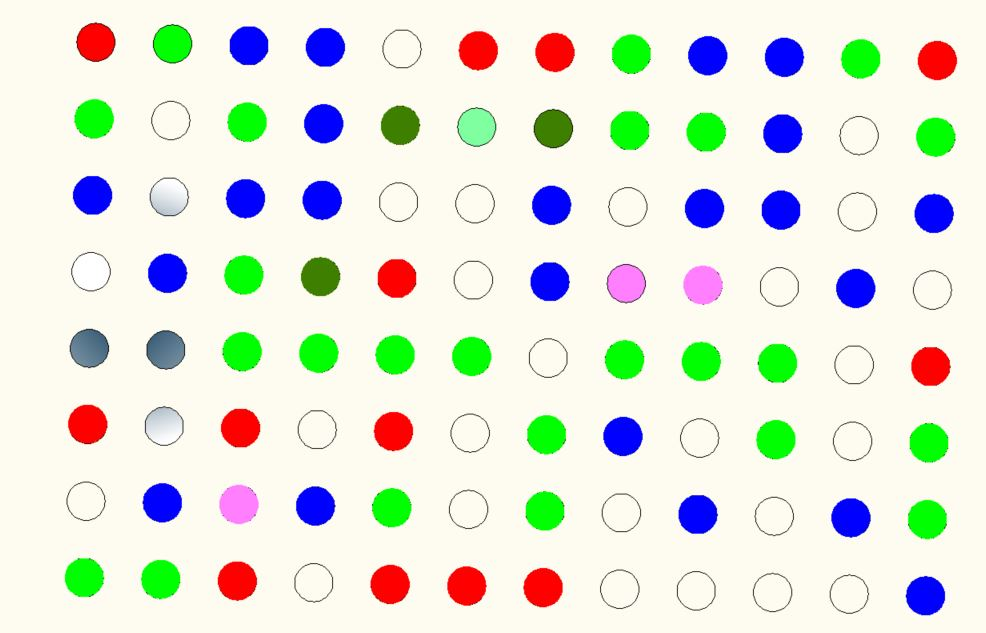
#> input picture ImageProcessing/Wells5r3.jpg, 986 x 633 px, found by its file name
$ python Register.py
#> lines starting #> are read from the running program, lines starting #| are printed output that depends on the picture; after the words box and inside, x2 and y2 are one past the last pixel; in counts of white or black regions, pixels touching at a corner belong together
# -*- coding: utf-8 -*-
"""
@author: Marios Theodorou
"""
# This program imports an image of a well plate and aligns it to a stadard grid.
# This is the first stage for image analysis, done in other modules with the image exported from this module
# The analysis uses the HoughCircles function to identify circles on the image. This is not able to identify all the circles accurately, so further processing is needed.
# It usually finds about half of those on the standard plate. Using the mean circle diameter of those found, the image is resized to an initial size closer to the grid.
# The standard grid based on geometric measurement of the wells is created as a matrix in Python. The circles found by the HoughCircles are then mapped to the closest ones on the grid.
# A Singular Value Decomposition (SVD) method is then used to determine the angle that the image needs to be rotated.
# This replaced the original bilinear mapping method which determined the rotation angle. SVD is more accurate and much faster.
# The image is then rotated. It is then resized based on the mean distance from the one to the other end of circles - this minimises the error and eliminates the need for loops.
# It is finally translated based on the mean of the error between the circles found and those on the grid.
# The final part creates a binary mask with ones where the circles are. This extracts the circle images.
# A second mask places bounding boxes around each cirlce and extracts separate pictures for each box into a matrix extractMontage
# extractMontage: structure x,y,3,nWells where xy is the size of the indiviual image for each well, 3 dimensions for RGB and nWells for the number of wells on the plate.


import matplotlib.pyplot as plt
import numpy as np
import cv2
import math
import scipy.io as sio

# IMPORT PICTURE then convert to RGB - Python imports to BGR
img = cv2.imread('Wells5r3.JPG')
#> img is the input picture: shape (633, 986, 3); mean B, G, R 220.3, 231.7, 227.9
imgRGB = cv2.cvtColor(img, cv2.COLOR_BGR2RGB)
# img = cv2.imread('Well6r.JPG')

# RESCALE TO 1600X image0
scale_0 = 1600/imgRGB.shape[1] # percent of original size
width0 = int(imgRGB.shape[1] * scale_0)
height0 = int(imgRGB.shape[0] * scale_0)
dim0 = (width0, height0)
 # resize image
image0 = cv2.resize(imgRGB, dim0, interpolation = cv2.INTER_AREA)

# IDENTIFY CIRCLES - first need to convert to grey
gray0 = cv2.cvtColor(image0, cv2.COLOR_RGB2GRAY)
# gray=cv2.medianBlur(gray, 5);
rows = gray0.shape[0]
circles0 = cv2.HoughCircles(gray0, cv2.HOUGH_GRADIENT, 1, rows / 8, param1=100, param2=20, minRadius=15, maxRadius=40)
#> circles0 = 48 rows, first 8: [1142.5, 337.5, 31.5], [260.5, 939.5, 31.7], [1388.5, 467.5, 31.4], [1377.5, 963.5, 32.3], [508.5, 944.5, 31.9], [1272.5, 92.5, 31.3], [1520.5, 97.5, 31.3], [1393.5, 219.5, 29.5]
# The matrix contains the circle location x, y found and their radii
circles0mean=np.mean(circles0[:,:,2])
#> circles0mean = 30.12

# RESIZED BASED ON CIRCLE DIAMETER, to get close to standard plate image01
# Resize to 4.5mm diameter = circle_size pixels
circle_radius=36; # suggest use multiple of 9
scale_01=circle_radius/circles0mean;
#> scale_01 = 1.2
width01 = int(image0.shape[1] * scale_01)
#> width01 = 1912
height01 = int(image0.shape[0] * scale_01)
#> height01 = 1227
dim01 = (width01, height01)
#> dim01 = (1912, 1227)
# resize image
image01 = cv2.resize(image0, dim01, interpolation = cv2.INTER_AREA)

# FIND CIRCLES on image01
gray01 = cv2.cvtColor(image01, cv2.COLOR_RGB2GRAY)
rows = gray01.shape[0]
circles01 = cv2.HoughCircles(gray01, cv2.HOUGH_GRADIENT, 1, rows / 8, param1=100, param2=20, minRadius=25, maxRadius=50)
#> circles01 = 48 rows, first 8: [1201.5, 1141.5, 38.5], [756.5, 1132.5, 37.7], [1065.5, 545.5, 37.9], [627.5, 239.5, 37.7], [914.5, 690.5, 37.9], [1817.5, 116.5, 37.9], [179.5, 378.5, 37.7], [1500.5, 1000.5, 38.3]
circles01mean=np.mean(circles01[:,:,2])
#> circles01mean = 38.01
circles01Found=circles01.shape[1]

# SHOW CIRCLES FOUND ON IMAGE - these are plotted on a TEMP copy of the image
imageTemp= np.copy(image01)

if circles01 is not None:
    circles = np.uint16(np.around(circles01, 0))
#> circles = 48 rows, first 8: [1202, 1142, 38], [756, 1132, 38], [1066, 546, 38], [628, 240, 38], [914, 690, 38], [1818, 116, 38], [180, 378, 38], [1500, 1000, 38]
    for i in circles[0, :]:
        center = (i[0], i[1])
        # circle center
        cv2.circle(imageTemp, center, 1, (0, 100, 100), 5)
        # cv2.circle(image, center_coordinates, radius, color, thickness)
        # circle outline
        radius = i[2]
        cv2.circle(imageTemp, center, radius, (0, 0, 255), 3)
#> this loop made 48 passes
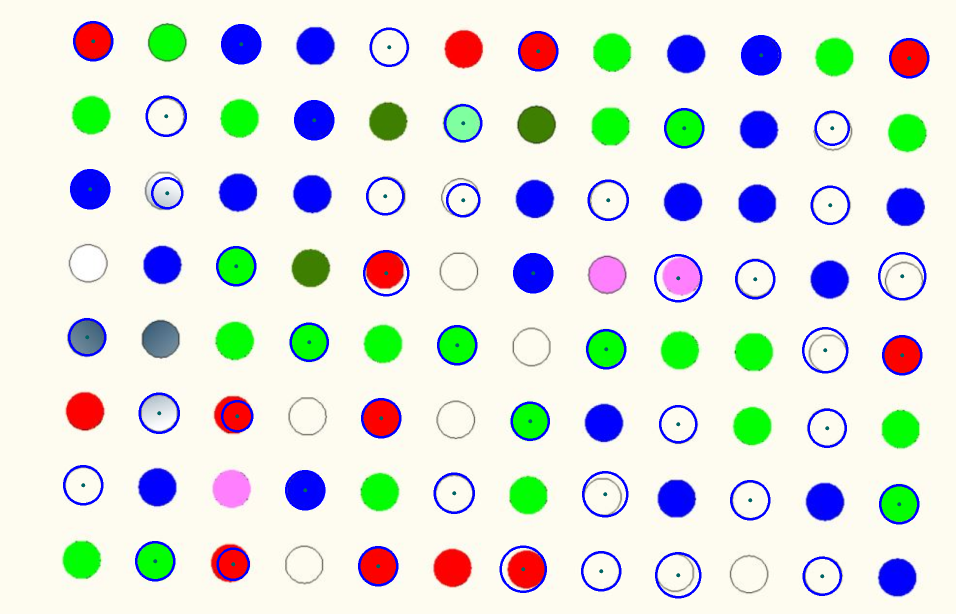
#> imageTemp: shape (1227, 1912, 3) (shown at 1/2 size); mean R, G, B 223, 227, 222.2

# RESIZE BASED ON VERTICAL DISTANCE BETWEEN FIRST AND LAST ROW image1
# Identify spacing first
lowerV=0
countL=0
upperV=0
countU=0
for i in range(circles01Found-1):
    lower=np.amin(circles01[:,:,1])//(circle_radius*4)
    upper=np.amax(circles01[:,:,1])//(circle_radius*4)
    if (circles01[:,i,1])//(circle_radius*4)==lower:
        lowerV=lowerV+circles01[:,i,1]
        countL=countL+1
    if (circles01[:,i,1])//(circle_radius*4)==upper:
        upperV=upperV+circles01[:,i,1]
        countU=countU+1
#> this loop made 47 passes
#> upperV on passes 1, 2, 28, 29, 39, 45: [1141.5], [2274], [3396.5], [4548], [5698.5], [6836]
#> after the loop, countL = 6; countU = 6
meanSpacing=(upperV/countU-lowerV/countL)/(upper-lower)
#> meanSpacing = [148.7]
# RESCALE
scale_1 =  np.mean(circle_radius*4/meanSpacing)  # percent of original size
#> scale_1 = 0.969
width1 = int(image01.shape[1] * scale_1)
#> width1 = 1851
height1 = int(image01.shape[0] * scale_1)
#> height1 = 1188
dim1 = (width1, height1)
#> dim1 = (1851, 1188)
 # resize image
if scale_1<1.05 and scale_1>0.95:  #Do not rescale if scaling is too extreme
    image1 = cv2.resize(image01, dim1, interpolation = cv2.INTER_AREA)

# FIND CIRCLES on image1
gray1 = cv2.cvtColor(image1, cv2.COLOR_RGB2GRAY)
rows = gray1.shape[0]
circles1 = cv2.HoughCircles(gray1, cv2.HOUGH_GRADIENT, 1, rows / 8, param1=100, param2=20, minRadius=25, maxRadius=50)
#> circles1 = 48 rows, first 8: [754.5, 91.5, 37.3], [176.5, 222.5, 36.6], [888.5, 525.5, 37.2], [1184.5, 101.5, 36.4], [1022.5, 958.5, 36.6], [314.5, 512.5, 36.6], [604.5, 375.5, 36.3], [1459.5, 681.5, 36.9]
circles1mean=np.mean(circles1[:,:,2])
#> circles1mean = 36.61
circles1Found=circles1.shape[1]


# PART B: CREATE A STANDARD TEMPLATE AND MATCH CIRCLES TO THAT
# Create a standard template
plateSize=[12, 8]
n1=plateSize[0]
n2=plateSize[1]
nWells=n1*n2
centerwells=np.zeros((2,nWells),dtype=int)
radiiWells = np.zeros((1,nWells),dtype=int)
# Positions it on top left corner based on the most left and top coordinates
centerwells[0,0]=np.around(np.amin(circles1[:,:,0]))
centerwells[1,0]=np.around(np.amin(circles1[:,:,1]))

# Construct circles : spacing between = diameter
k=0
for m in range(n2):
    for n in range(n1):
        centerwells[0,k]= centerwells[0,0]+(n)*circle_radius*4;
        centerwells[1,k]= centerwells[1,0]+(m)*circle_radius*4;
        radiiWells[0,k] = circle_radius
        center=(centerwells[0,k],centerwells[1,k])
        cv2.circle(imageTemp, center, circle_radius, (0, 0, 255), 3)
        k=k+1;
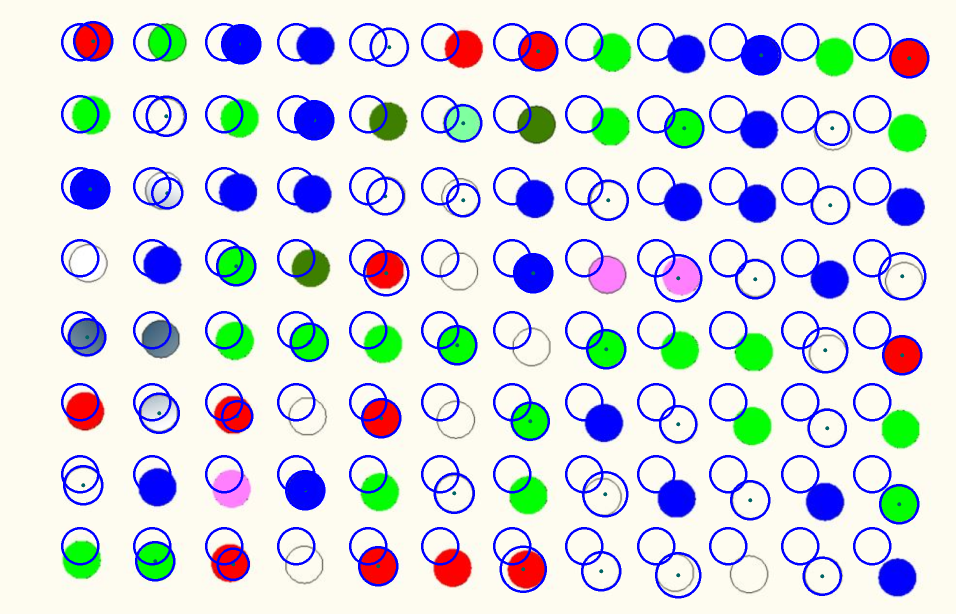
#> imageTemp: shape (1227, 1912, 3) (shown at 1/2 size); 4.44% of pixels changed, all inside (x1, y1, x2, y2) = (122, 46, 1783, 1131)
#> after the loop, k = 96

# Apply Singular Value Decomposition to determine Rotation and Translation matrices
# Starting matrix: circles1 without radii, create matrix to nearest Wells :centers_circles1 , matrixNearestWells
centers_circles1=np.empty((2, circles1Found))
centers_circles1[0,:]=circles1[:,:,0]
centers_circles1[1,:]=circles1[:,:,1]

# match circles found to wells
error=np.ones(circles1Found)*circle_radius*4;
shiftY=np.empty_like(error);
shiftX=np.empty_like(error);
matrixNearestWells=np.empty_like(centers_circles1)

for n in range(circles1Found):
    for k in range(nWells):   # 1-96
        errorNew=(((centerwells[(0,k)])-centers_circles1[(0,n)])**2+((centerwells[(1,k)])-centers_circles1[(1,n)])**2)**0.5;
        if errorNew<error[n]:
            error[n]=errorNew;
            shiftX[(n)]=centerwells[(0,k)]-centers_circles1[(0,n)];
            shiftY[(n)]=centerwells[(1,k)]-centers_circles1[(1,n)];
            matrixNearestWells[0,n]=centerwells[(0,k)]
            matrixNearestWells[1,n]=centerwells[(1,k)]
#> after the loop, error = 48 values, max 37.42 at index 45, min 2.12 at index 30, mean 16.17; shiftX = 48 values, max 7.5 at index 26, min -19.5 at index 27, mean -6.44; shiftY = 48 values, max 16.5 at index 39, min -34.5 at index 45, mean -9.75
er1= centers_circles1 - matrixNearestWells
meanSquareError1=[ (np.mean((er1[0,:])**2))**0.5, (np.mean((er1[1,:])**2))**0.5]  # Euclidian distance to nearest well
#> meanSquareError1 = [9.88, 15.08]

cc1=np.copy(centers_circles1)
cc1[0,:]=centers_circles1[0,:]-np.mean(er1[0,:])   #Removes the mean translation error to check improvement with translation only
cc1[1,:]=centers_circles1[1,:]-np.mean(er1[1,:])

er1r= cc1 - matrixNearestWells
meanSquareError1r=[ (np.mean((er1r[0,:])**2))**0.5, (np.mean((er1r[1,:])**2))**0.5]
#> meanSquareError1r = [7.49, 11.5]

# CREATE MATRICES FOR SVD - subtract data centroid from circle centres and wells
cc1_c=np.empty_like(cc1)
cc1_c[0,:]=centers_circles1[0,:]-np.mean(centers_circles1[0,:])
cc1_c[1,:]=centers_circles1[1,:]-np.mean(centers_circles1[1,:])

mnw_c=np.empty_like(matrixNearestWells)
mnw_c[0,:]=matrixNearestWells[0,:]-np.mean(matrixNearestWells[0,:])
mnw_c[1,:]=matrixNearestWells[1,:]-np.mean(matrixNearestWells[1,:])

kM=(np.matmul(cc1_c, mnw_c.T))   # CORRELATION MATRIX

kMsvd=np.linalg.svd(kM, full_matrices=True, compute_uv=True, hermitian=False)  # SINGULAR VALUE DECOMPOSITION
# Rotation and translation matrices
rot=np.matmul(kMsvd[0],kMsvd[2])
rotAngle=math.asin(rot[1,0])*360/2/math.pi
trans=[np.mean(matrixNearestWells[0,:]),np.mean(matrixNearestWells[1,:])]-np.matmul(rot, [np.mean(centers_circles1[0,:]),np.mean(centers_circles1[1,:])])
#> trans = [6.73, -30.41]

# ROTATE THE IMAGE
rows,cols, col = image1.shape[:]
rotMcv2 = cv2.getRotationMatrix2D((cols/2,rows/2),rotAngle,1)
#> rotMcv2 = [[1, 0.0214, -12.52], [-0.0214, 1, 19.98]]
# rotation_matrix = cv2.getRotationMatrix2D((image_center_x, image_center_y), -angle, 1)
imgRGBrot = cv2.warpAffine(image1,rotMcv2,(cols,rows))

# RESCALE
scale_2=1.0  #  0.998726  This part is used to check improvements when testing the code. Translation was estimated offline and added here.
width2 = int(imgRGBrot.shape[1] * scale_2)
height2 = int(imgRGBrot.shape[0] * scale_2)
dim2 = (width2, height2)
# resize image
imgRGBrotResized = cv2.resize(imgRGBrot, dim2, interpolation = cv2.INTER_AREA)

# FIND CIRCLES ON NEW IMAGE
gray2 = cv2.cvtColor(imgRGBrotResized, cv2.COLOR_RGB2GRAY)
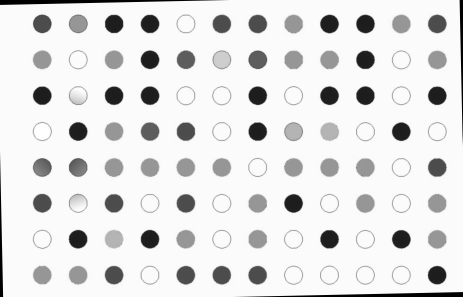
#> gray2: shape (1188, 1851) (shown at 1/4 size); min 0, max 255, mean 226.2
rows = gray2.shape[0]
circles2 = cv2.HoughCircles(gray2, cv2.HOUGH_GRADIENT, 1, rows / 8, param1=100, param2=20, minRadius=25, maxRadius=50)
#> circles2 = 49 rows, first 8: [1461.5, 95.5, 36.6], [1604.5, 239.5, 37.1], [743.5, 382.5, 37.3], [1317.5, 382.5, 36.3], [168.5, 812.5, 36.6], [886.5, 1100.5, 36.6], [312.5, 669.5, 36.9], [455.5, 812.5, 36.4]
circles2mean=np.mean(circles2[:,:,2])
#> circles2mean = 36.45
circles2Found=circles2.shape[1]

# Starting matrix: circles2 without radii, create matrix to nearest Wells :centers_circles1 , matrixNearestWells
centers_circles2=np.empty((2, circles2Found))
centers_circles2[0,:]=circles2[:,:,0]
centers_circles2[1,:]=circles2[:,:,1]

error2=np.ones(circles2Found)*circle_radius*4;
shiftY2=np.empty_like(error2);
shiftX2=np.empty_like(error2);
matrixNearestWells2=np.empty_like(centers_circles2)

for n in range(circles2Found):
      for k in range(nWells):   # 1-96
        errorNew2=(((centerwells[(0,k)])-centers_circles2[(0,n)])**2+((centerwells[(1,k)])-centers_circles2[(1,n)])**2)**0.5;
        if errorNew2<error2[n]:
            error2[n]=errorNew2;
            shiftX2[(n)]=centerwells[(0,k)]-centers_circles2[(0,n)];
            shiftY2[(n)]=centerwells[(1,k)]-centers_circles2[(1,n)];
            matrixNearestWells2[0,n]=centerwells[(0,k)]
            matrixNearestWells2[1,n]=centerwells[(1,k)]
#> after the loop, error2 = 49 values, max 15.95 at index 46, min 5.52 at index 48, mean 11.85; shiftX2 = 49 values, max -0.5 at index 40, min -12.5 at index 37, mean -6.48; shiftY2 = 49 values, max -1.5 at index 39, min -13.5 at index 38, mean -9.56
er2= centers_circles2 - matrixNearestWells2
meanSquareError2=[ (np.mean((er2[0,:])**2))**0.5, (np.mean((er2[1,:])**2))**0.5]
#> meanSquareError2 = [7, 9.83]

cc2=np.copy(centers_circles2)
cc2[0,:]=centers_circles2[0,:]-np.mean(er2[0,:])
cc2[1,:]=centers_circles2[1,:]-np.mean(er2[1,:])

er2r= cc2 - matrixNearestWells2
meanSquareError2r=[ (np.mean((er2r[0,:])**2))**0.5, (np.mean((er2r[1,:])**2))**0.5]
#> meanSquareError2r = [2.66, 2.26]

# TRANSLATE THE IMAGE based on er2
rows1,cols1, col = imgRGBrotResized.shape[:]
# transMcv2=np.empty_like(rotMcv2)
xt=-np.mean(er2[0,:])
#> xt = -6.48
yt=-np.mean(er2[1,:])
#> yt = -9.56
transMcv2=np.array(([1.0,0.0,xt],[0.0,1.0,yt]))
#> transMcv2 = [[1, 0, -6.48], [0, 1, -9.56]]
# img_translation = cv2.warpAffine(image, T, (width, height))
imgRGBrotResizedTrans = cv2.warpAffine(imgRGBrotResized,transMcv2,(cols1,rows1))

# SHOW CIRCLES FOUND ON IMAGE
imageTemp2= np.copy(imgRGBrotResizedTrans)

for i in range(nWells):
    center2 = (centerwells[0,i], centerwells[1,i])
    # circle center
    cv2.circle(imageTemp2, center, 1, (0, 100, 100), 5)
    # cv2.circle(image, center_coordinates, radius, color, thickness)
    # circle outline
    radius2 = circle_radius
    cv2.circle(imageTemp2, center2, radius2, (0, 0, 255), 3)
#> this loop made 96 passes
#> center2 on passes 1 to 8: (160, 84), (304, 84), (448, 84), (592, 84), (736, 84), (880, 84), (1024, 84), (1168, 84)
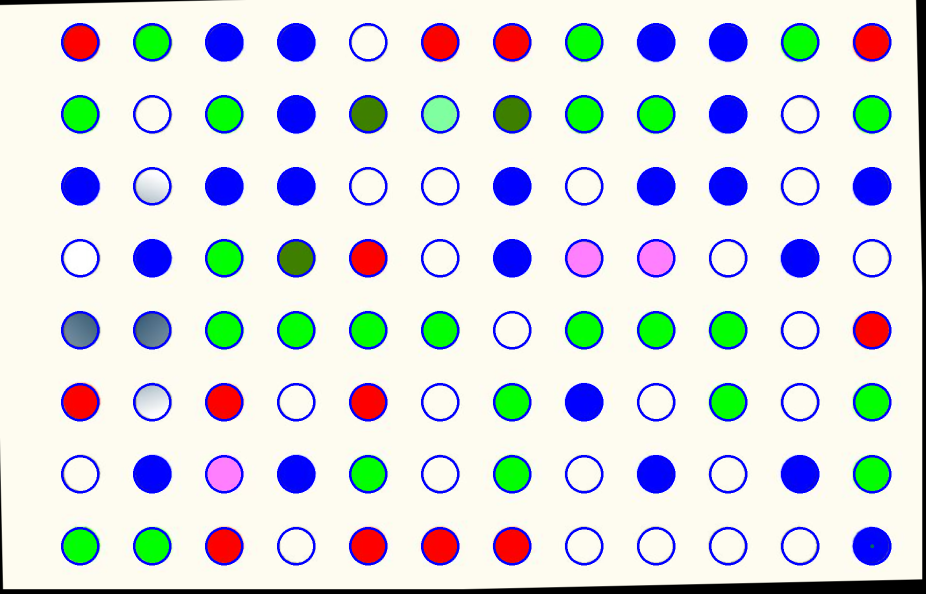
#> imageTemp2: shape (1188, 1851, 3) (shown at 1/2 size); mean R, G, B 215.6, 218.7, 220.5

plt.imshow(image01)
plt.show()
# plt.imshow(gray01)
# plt.show()
plt.imshow(imageTemp)
plt.show()
plt.imshow(imgRGBrotResized)
plt.show()
plt.imshow(imageTemp2)
plt.show()

# EXTRACT THE PICTURES FROM THE IMAGE
# Create a mesh grid with the image size
[ygrid,xgrid]=np.meshgrid(range(rows1), range(cols1),sparse=False, indexing='ij')
# For each circle, create a binary mask with the size of the image with 1s only where the circle is. Use this to extract the circle
mask1=np.empty_like(xgrid)
maskT=xgrid*0
for i in range(nWells):
    mask1 = ((xgrid-centerwells[0,i])**2 + (ygrid-centerwells[1,i])**2) <= circle_radius**2
    maskT = np.add(maskT,mask1)  #  This accumulates all the circles in maskT
#> this loop made 96 passes
#> pass 1, `mask1 = ((xgrid-centerwells[0,i])**2 + (ygrid-centerwells[1,i])**2) <=..`:
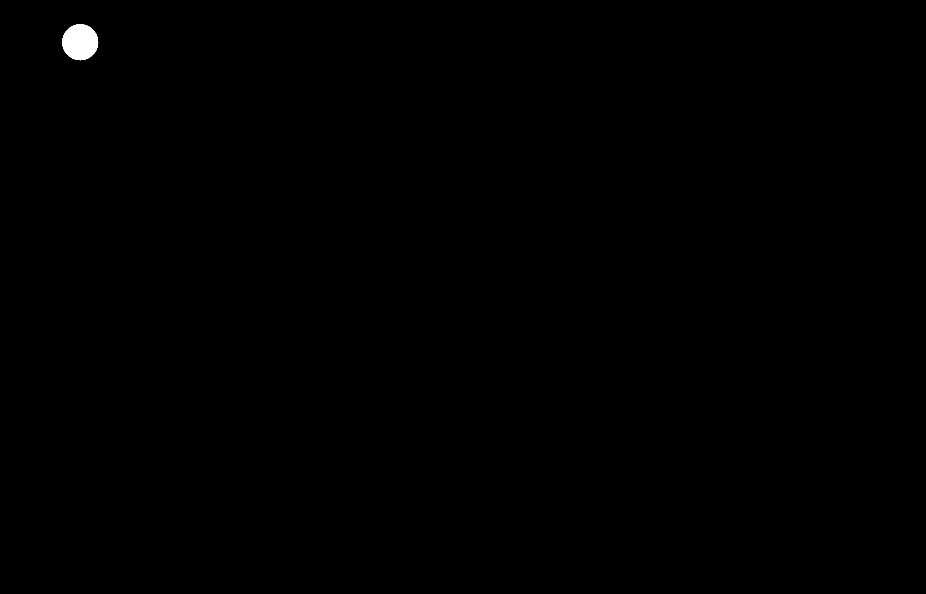
#> mask1: shape (1188, 1851) bool (shown at 1/2 size); 0.18% white; 1 white region, box (x1, y1, x2, y2) and area: (124, 48, 197, 121) 4053

extractPict1=np.empty_like(imgRGBrotResizedTrans)
extractPict1[:,:,0]=np.multiply(imgRGBrotResizedTrans[:,:,0],maskT)
extractPict1[:,:,1]=np.multiply(imgRGBrotResizedTrans[:,:,1],maskT)
extractPict1[:,:,2]=np.multiply(imgRGBrotResizedTrans[:,:,2],maskT)
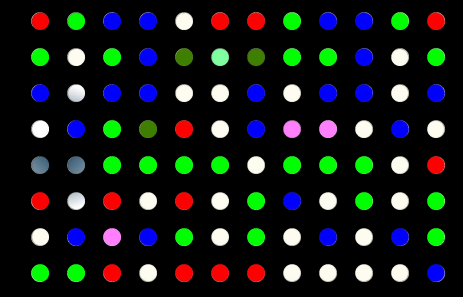
#> extractPict1: shape (1188, 1851, 3) (shown at 1/4 size); mean R, G, B 21.4, 26.3, 24.7

# Next, create mask with bounding squares around each circle to extract nWells pictures.
Bbox=np.ones((2,nWells))*circle_radius*2;
# rect_position_and_size=[centerwells-Bbox/2, Bbox]
rect_position=centerwells-Bbox/2
# extractMont is an array [x,y,3, nWells] to be extracted. x y is the size of the picture, 3 for RGB and nWells pictures
extractMont=np.zeros((circle_radius*2,circle_radius*2,3,nWells),dtype=int)
mask2=xgrid*0
for i in range(nWells):
    x1=int(rect_position[0,i])
    y1=int(rect_position[1,i])
    for ydim in range(y1, y1+circle_radius*2):
        for xdim in range(x1, x1+circle_radius*2):
            mask2[ydim,xdim]=1
            extractMont[ydim-y1,xdim-x1,0,i]=extractPict1[ydim,xdim,0]
            extractMont[ydim-y1,xdim-x1,1,i]=extractPict1[ydim,xdim,1]
            extractMont[ydim-y1,xdim-x1,2,i]=extractPict1[ydim,xdim,2]
#> this loop made 96 passes
#> (x1, y1) on passes 1 to 8: (124, 48), (268, 48), (412, 48), (556, 48), (700, 48), (844, 48), (988, 48), (1132, 48)
#> mask2: shape (1188, 1851) int64; values 0 (black) and 1 (white), 22.6% white; 96 white regions, largest, box (x1, y1, x2, y2) and area: (124, 48, 196, 120) 5184, (268, 48, 340, 120) 5184, (412, 48, 484, 120) 5184
extractPict2=np.empty_like(imgRGBrotResizedTrans)
extractPict2[:,:,0]=np.multiply(imgRGBrotResizedTrans[:,:,0],mask2)
extractPict2[:,:,1]=np.multiply(imgRGBrotResizedTrans[:,:,1],mask2)
extractPict2[:,:,2]=np.multiply(imgRGBrotResizedTrans[:,:,2],mask2)


plt.imshow(extractPict1)
plt.show()
plt.imshow(extractPict2)
plt.show()
plt.imshow(extractMont[:,:,:,0])
plt.show()
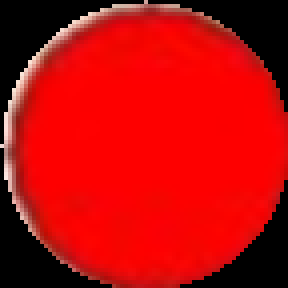
#> shown: shape (72, 72, 3) (shown 4 times larger); mean R, G, B 187.2, 9.9, 8.9

# save extractMont
# sio.savemat('a.mat', extractMont)
# in matlab: load('a'); c=uint8(a.vect);figure();montage(c); loads the images
